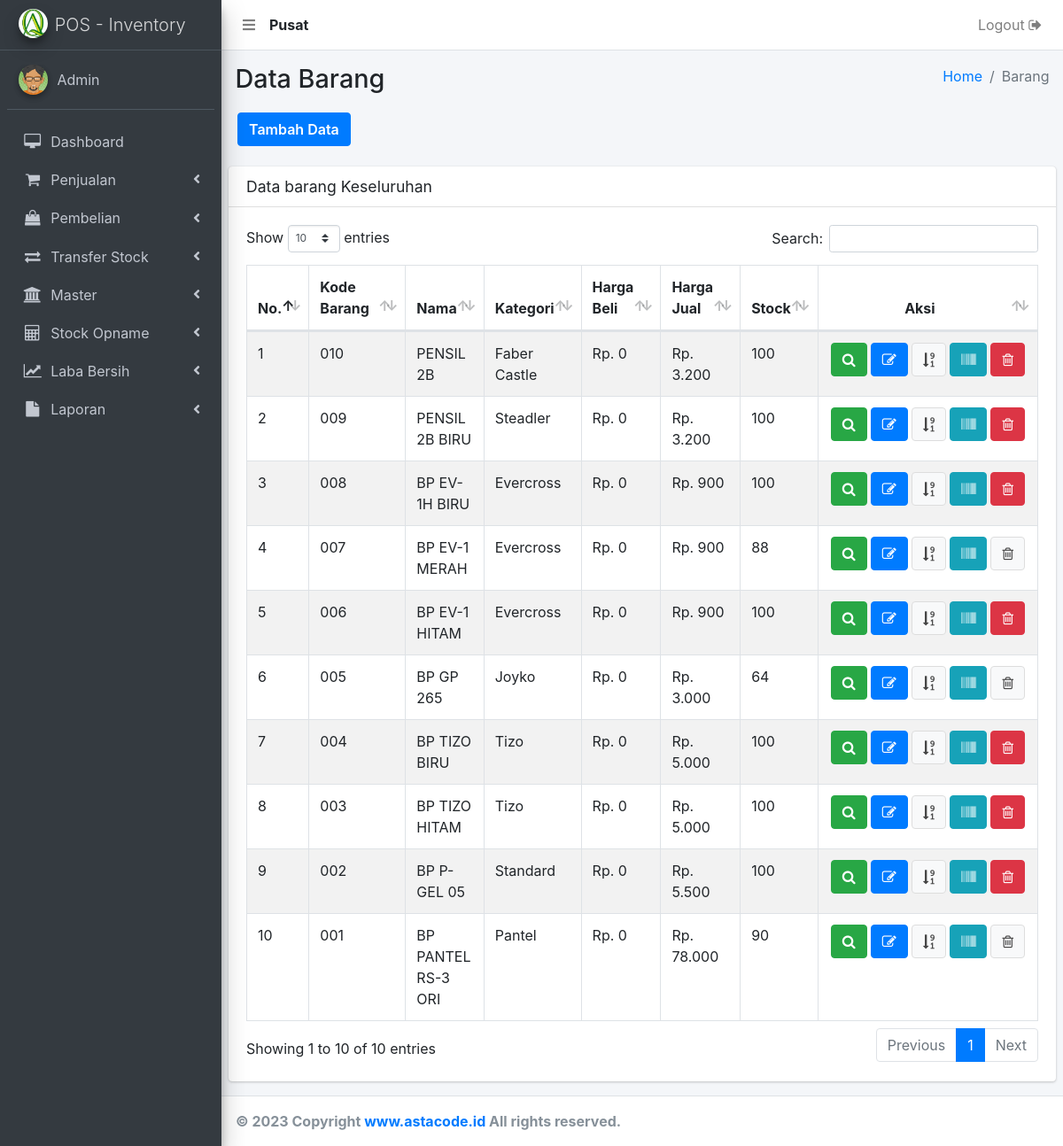
The app's page /barang-old.php (signed in) with its own data.
### tables this page shows
CREATE TABLE `user` (
  `user_id` int(11) NOT NULL,
  `user_nama` varchar(500) NOT NULL,
  `user_no_hp` varchar(250) NOT NULL,
  `user_alamat` text NOT NULL,
  `user_email` varchar(250) NOT NULL,
  `user_password` varchar(500) NOT NULL,
  `user_create` varchar(250) NOT NULL,
  `user_level` varchar(250) NOT NULL,
  `user_status` varchar(250) NOT NULL,
  `user_cabang` int(11) NOT NULL
);

CREATE TABLE `barang` (
  `barang_id` int(11) NOT NULL,
  `barang_kode` varchar(500) NOT NULL,
  `barang_kode_slug` varchar(500) NOT NULL,
  `barang_kode_count` int(11) NOT NULL,
  `barang_nama` varchar(250) NOT NULL,
  `barang_harga_beli` varchar(250) NOT NULL,
  `barang_harga` varchar(250) NOT NULL,
  `barang_harga_grosir_1` int(11) NOT NULL,
  `barang_harga_grosir_2` int(11) NOT NULL,
  `barang_harga_s2` int(11) NOT NULL,
  `barang_harga_grosir_1_s2` int(11) NOT NULL,
  `barang_harga_grosir_2_s2` int(11) NOT NULL,
  `barang_harga_s3` int(11) NOT NULL,
  `barang_harga_grosir_1_s3` int(11) NOT NULL,
  `barang_harga_grosir_2_s3` int(11) NOT NULL,
  `barang_stock` text NOT NULL,
  `barang_tanggal` varchar(250) NOT NULL,
  `barang_kategori_id` int(11) NOT NULL,
  `kategori_id` varchar(250) NOT NULL,
  `barang_satuan_id` varchar(250) NOT NULL,
  `satuan_id` varchar(250) NOT NULL,
  `satuan_id_2` int(11) NOT NULL,
  `satuan_id_3` int(11) NOT NULL,
  `satuan_isi_1` int(11) NOT NULL,
  `satuan_isi_2` int(11) NOT NULL,
  `satuan_isi_3` int(11) NOT NULL,
  `barang_deskripsi` text NOT NULL,
  `barang_option_sn` int(11) NOT NULL,
  `barang_terjual` int(11) NOT NULL,
  `barang_cabang` int(11) NOT NULL
);

CREATE TABLE `kategori` (
  `kategori_id` int(11) NOT NULL,
  `kategori_nama` varchar(500) NOT NULL,
  `kategori_status` varchar(250) NOT NULL,
  `kategori_cabang` int(11) NOT NULL
);

### _header-artibut.php (called while the page is built, shortened)
<?php
  	include 'aksi/functions.php';
    $userLoginCabang = mysqli_query( $conn, "select user_cabang from user where user_id = '".$_SESSION['user_id']."'");
    $sessionCabangData = mysqli_fetch_array($userLoginCabang);
    $sessionCabang     = $sessionCabangData['user_cabang'];
    if ( $sessionCabang < 1 ) {
      $tipeToko = "Pusat";
    } else {
      $tipeToko = "Cabang ".$sessionCabang;
    }
?>

### barang-old.php (the view, shortened to what this page needs)
<?php
  include '_header.php';
  include '_nav.php';
  include '_sidebar.php';
?>
  <div class="content-wrapper">
    <section class="content-header">
      <div class="container-fluid">
        <div class="row mb-2">
          <div class="col-sm-6">
            <h1>Data Barang</h1>
          </div>
          <div class="col-sm-6">
            <ol class="breadcrumb float-sm-right">
              <li class="breadcrumb-item"><a href="bo">Home</a></li>
              <li class="breadcrumb-item active">Barang</li>
            </ol>
          </div>
          <div class="tambah-data">
          	<a href="barang-add" class="btn btn-primary">Tambah Data</a>
          </div>
        </div>
      </div>
    </section>
    <section class="content">
      <div class="row">
        <div class="col-12">
          <div class="card">
            <div class="card-header">
              <h3 class="card-title">Data barang Keseluruhan</h3>
            </div>
            <div class="card-body">
              <div class="table-auto">
                <table id="example1" class="table table-bordered table-striped">
                  <thead>
                  <tr>
                    <th style="width: 6%;">No.</th>
                    <th style="width: 13%;">Kode Barang</th>
                    <th>Nama</th>
                    <th>Kategori</th>
                    <th>Harga Beli</th>
                    <th>Harga Jual</th>
                    <th>Stock</th>
                    <th style="text-align: center; width: 14%">Aksi</th>
                  </tr>
                  </thead>
                  <tbody>
                  <?php
                    $i = 1;
                    $queryProduct = $conn->query("SELECT barang.barang_id, barang.barang_kode, barang.barang_kode_count, barang.barang_nama, barang.barang_harga_beli, barang.barang_harga, barang.barang_stock, barang.barang_option_sn, barang.barang_cabang, kategori.kategori_id, kategori.kategori_nama, satuan.satuan_id, satuan.satuan_nama
                               FROM barang
                               JOIN kategori ON barang.kategori_id = kategori.kategori_id
                               JOIN satuan ON barang.satuan_id = satuan.satuan_id
                               WHERE barang_cabang = ".$sessionCabang." ORDER BY barang_id DESC
                               ");
                    while ($rowProduct = mysqli_fetch_array($queryProduct)) {
                  ?>
                  <tr>
                    	<td><?= $i; ?></td>
                      <td><?= $rowProduct['barang_kode']; ?></td>
                      <td><?= $rowProduct['barang_nama']; ?></td>
                      <td><?= $rowProduct['kategori_nama']; ?></td>
                      <td>Rp. <?= number_format($rowProduct['barang_harga_beli'], 0, ',', '.'); ?></td></td>
                      <td>Rp. <?= number_format($rowProduct['barang_harga'], 0, ',', '.'); ?></td>
                      <td><?= $rowProduct['barang_stock']; ?></td>
                      <td class="orderan-online-button">
                        <?php
                          $id = $rowProduct["barang_id"];
                        ?>
                          <a href="barang-zoom?id=<?= $id; ?>-<?= strtolower(str_replace(' ', '-', $rowProduct['barang_nama'])); ?>" title="Zoom Data" target="_blank">
                              <button class="btn btn-success" type="submit">
                                 <i class="fa fa-search"></i>
                              </button>
                          </a>
                      	  <a href="barang-edit?id=<?= $id; ?>-<?= strtolower(str_replace(' ', '-', $rowProduct['barang_nama'])); ?>" title="Edit Data">
                              <button class="btn btn-primary" type="submit">
                                 <i class="fa fa-edit"></i>
                              </button>
                          </a>
                          <?php if ( $rowProduct['barang_option_sn'] < 1 ) { ?>
                          <a href="#!" title="Data No. SN" class="Data No. SN">
                              <button class="btn btn-default" type="" name="hapus">
                                  <i class="fa fa-sort-numeric-desc"></i>
                              </button>
                          </a>
                          <?php } ?>
                          <a href="barang-generate-barcode?id=<?= $id; ?>-<?= strtolower(str_replace(' ', '-', $rowProduct['barang_nama'])); ?>" title="Generate Barcode">
                              <button class="btn btn-info" type="submit">
                                 <i class="fa fa-barcode"></i>
                              </button>
                          </a>
                          <?php
                            $penjualan = mysqli_query($conn, "select * from penjualan where barang_id = $id");
                            $jmlPenjualan = mysqli_num_rows($penjualan);
                          ?>
                          <?php if ( $jmlPenjualan < 1 ) { ?>
                          <a href="barang-delete?id=<?= $id; ?>" onclick="return confirm('Yakin dihapus ?')" title="Delete Data">
                              <button class="btn btn-danger" type="submit" name="hapus">
                                  <i class="fa fa-trash-o"></i>
                              </button>
                          </a>
                          <?php } ?>
                          <?php if ( $jmlPenjualan > 0 ) { ?>
                          <a href="#!" title="Delete Data" class="delete-data">
                              <button class="btn btn-default" type="" name="hapus">
                                  <i class="fa fa-trash-o"></i>
                              </button>
                          </a>
                          <?php } ?>
                      </td>
                  </tr>
                  <?php $i++; ?>
                  <?php } ?>
                  </tbody>
                </table>
              </div>
            </div>
          </div>
        </div>
      </div>
    </section>
  </div>
</div>
<?php include '_footer.php'; ?>
</body>
</html>

### _header.php (shortened to what this page needs)
<?php
  include '_header-artibut.php';
?>
<?php
  $levelLogin = $_SESSION['user_level'];
?>
<!DOCTYPE html>
<html>
<head>
  <link rel="stylesheet" href="plugins/fontawesome-free/css/all.min.css">
  <link rel="stylesheet" type="text/css" href="dist/css/font-awesome.min.css">
  <link rel="stylesheet" href="plugins/tempusdominus-bootstrap-4/css/tempusdominus-bootstrap-4.min.css">
  <link rel="stylesheet" href="plugins/datatables-bs4/css/dataTables.bootstrap4.css">
  <link rel="stylesheet" href="plugins/icheck-bootstrap/icheck-bootstrap.min.css">
  <link rel="stylesheet" href="plugins/jqvmap/jqvmap.min.css">
  <link rel="stylesheet" href="dist/css/adminlte.min.css">
  <link rel="stylesheet" href="plugins/overlayScrollbars/css/OverlayScrollbars.min.css">
  <link rel="stylesheet" href="plugins/daterangepicker/daterangepicker.css">
  <link rel="stylesheet" href="plugins/summernote/summernote-bs4.css">
  <link rel="stylesheet" href="plugins/select2/css/select2.min.css">
  <link rel="stylesheet" href="plugins/select2-bootstrap4-theme/select2-bootstrap4.min.css">
  <link rel="stylesheet" type="text/css" href="dist/node_modules/sweetalert2/dist/sweetalert2.css">
  <link rel="stylesheet" type="text/css" href="dist/css/style.css">
  <link rel="stylesheet" type="text/css" href="dist/css/tableexport.min.css">
</head>
<body class="hold-transition sidebar-mini layout-fixed">
<div class="wrapper">

### _nav.php (shortened to what this page needs)
<nav class="main-header navbar navbar-expand navbar-white navbar-light">
    <ul class="navbar-nav">
      <li class="nav-item">
        <a class="nav-link" data-widget="pushmenu" href="#"><i class="fas fa-bars"></i></a>
      </li>
      <li class="nav-item" style="padding-top: 8px;">
        <?php
          echo "<b>".$tipeToko."</b>";
        ?>
      </li>
    </ul>
    <ul class="navbar-nav ml-auto">
      <li class="nav-item">
        <a href="<?php echo "aksi/logout.php?logout";?>"onclick="return confirm('Apakah anda yakin logout ?')" class="nav-link">Logout <i class="fa fa-sign-out"></i>
        </a>
      </li>
    </ul>
  </nav>

### _sidebar.php (shortened to what this page needs)
<aside class="main-sidebar sidebar-dark-primary elevation-4">
    <a href="bo" class="brand-link">
      <img src="assets-login/images/qa.jpg" alt="AdminLTE Logo" class="brand-image img-circle elevation-3">
      <span class="brand-text font-weight-light">POS - Inventory</span>
    </a>
    <div class="sidebar">
      <div class="user-panel mt-3 pb-3 mb-3 d-flex">
        <div class="image">
          <img src="dist/img/avatar04.png" class="img-circle elevation-2" alt="User Image">
        </div>
        <div class="info">
          <a href="#" class="d-block"><?= $_SESSION['user_nama']; ?></a>
        </div>
      </div>
      <nav class="mt-2">
        <ul class="nav nav-pills nav-sidebar flex-column" data-widget="treeview" role="menu" data-accordion="false">
          <?php if ( $levelLogin !== "kurir" ) { ?>
          <li class="nav-item">
            <a href="bo" class="nav-link">
              <i class="nav-icon fa fa-desktop"></i>
              <p>
                 Dashboard
              </p>
            </a>
          </li>
          <li class="nav-item has-treeview">
            <a href="#" class="nav-link">
              <i class="nav-icon fa fa-shopping-cart"></i>
              <p>
                Penjualan
                <i class="fas fa-angle-left right"></i>
              </p>
            </a>
          </li>
          <?php } ?>
          <?php if ( $levelLogin !== "kasir" && $levelLogin !== "kurir" ) { ?>
          <li class="nav-item has-treeview">
            <a href="#" class="nav-link">
              <i class="nav-icon fa fa-shopping-bag"></i>
              <p>
                Pembelian
                <i class="fas fa-angle-left right"></i>
              </p>
            </a>
          </li>
          <?php } ?>
          <?php if ( $levelLogin !== "kasir" && $levelLogin !== "kurir" ) { ?>
          <li class="nav-item has-treeview">
            <a href="#" class="nav-link">
              <i class="nav-icon fa fa-exchange"></i>
              <p>
                Transfer Stock
                <i class="fas fa-angle-left right"></i>
              </p>
            </a>
          </li>
          <?php } ?>
          <?php if ( $levelLogin !== "kasir" && $levelLogin !== "kurir" ) { ?>
          <li class="nav-item has-treeview">
            <a href="#" class="nav-link">
              <i class="nav-icon fa fa-university"></i>
              <p>
                Master
                <i class="fas fa-angle-left right"></i>
              </p>
            </a>
          </li>
          <?php } ?>
          <?php if ( $levelLogin !== "kurir" ) { ?>
          <li class="nav-item has-treeview">
            <a href="#" class="nav-link">
              <i class="nav-icon fa fa-calculator"></i>
              <p>
                Stock Opname
                <i class="fas fa-angle-left right"></i>
              </p>
            </a>
          </li>
          <?php } ?>
          <?php if ( $levelLogin !== "kasir" && $levelLogin !== "kurir" ) { ?>
          <li class="nav-item has-treeview">
            <a href="#" class="nav-link">
              <i class="nav-icon fa fa-line-chart"></i>
              <p>
                Laba Bersih
                <i class="fas fa-angle-left right"></i>
              </p>
            </a>
          </li>
          <?php } ?>
          <li class="nav-item has-treeview">
            <a href="#" class="nav-link">
              <i class="nav-icon fa fa-file"></i>
              <p>
                Laporan
                <i class="fas fa-angle-left right"></i>
              </p>
            </a>
          </li>
        </ul>
      </nav>
    </div>
  </aside>

### _footer.php (shortened to what this page needs)
<footer class="main-footer">
    <strong>© <?= date("Y"); ?> Copyright <a href="http://www.astacode.id/">www.astacode.id</a> All rights reserved.
  </footer>
</body>
</html>

### records on screen
user: user_cabang "Pusat"
barang: barang_kode "010", barang_nama "PENSIL 2B", kategori.kategori_nama "Faber Castle", barang_harga_beli "0", barang_harga "3.200", barang_stock "100", barang_option_sn 0 (drawn)
barang: barang_kode "009", barang_nama "PENSIL 2B BIRU", kategori.kategori_nama "Steadler", barang_harga_beli "0", barang_harga "3.200", barang_stock "100", barang_option_sn 0 (drawn)
barang: barang_kode "008", barang_nama "BP EV-1H BIRU", kategori.kategori_nama "Evercross", barang_harga_beli "0", barang_harga "900", barang_stock "100", barang_option_sn 0 (drawn)
barang: barang_kode "007", barang_nama "BP EV-1 MERAH", kategori.kategori_nama "Evercross", barang_harga_beli "0", barang_harga "900", barang_stock "88", barang_option_sn 0 (drawn)
barang: barang_kode "006", barang_nama "BP EV-1 HITAM", kategori.kategori_nama "Evercross", barang_harga_beli "0", barang_harga "900", barang_stock "100", barang_option_sn 0 (drawn)
barang: barang_kode "005", barang_nama "BP GP 265", kategori.kategori_nama "Joyko", barang_harga_beli "0", barang_harga "3.000", barang_stock "64", barang_option_sn 0 (drawn)
barang: barang_kode "004", barang_nama "BP TIZO BIRU", kategori.kategori_nama "Tizo", barang_harga_beli "0", barang_harga "5.000", barang_stock "100", barang_option_sn 0 (drawn)
barang: barang_kode "003", barang_nama "BP TIZO HITAM", kategori.kategori_nama "Tizo", barang_harga_beli "0", barang_harga "5.000", barang_stock "100", barang_option_sn 0 (drawn)
barang: barang_kode "002", barang_nama "BP P-GEL 05", kategori.kategori_nama "Standard", barang_harga_beli "0", barang_harga "5.500", barang_stock "100", barang_option_sn 0 (drawn)
barang: barang_kode "001", barang_nama "BP PANTEL RS-3 ORI", kategori.kategori_nama "Pantel", barang_harga_beli "0", barang_harga "78.000", barang_stock "90", barang_option_sn 0 (drawn)

### other values on screen
$_SESSION['user_nama'] "Admin"
